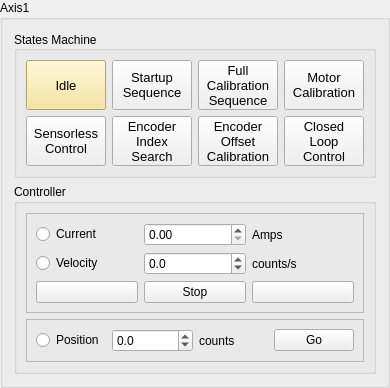
           <widget class="QGroupBox" name="groupBox_14">
            <property name="title">
             <string>Axis1</string>
            </property>
            <layout class="QGridLayout" name="gridLayout_117">
             <item row="1" column="0">
              <widget class="QGroupBox" name="axis1_groupBox_statesMachine">
               <property name="title">
                <string>States Machine</string>
               </property>
               <property name="alignment">
                <set>Qt::AlignLeading|Qt::AlignLeft|Qt::AlignVCenter</set>
               </property>
               <layout class="QGridLayout" name="gridLayout_77">
                <item row="0" column="0">
                 <layout class="QGridLayout" name="gridLayout_78">
                  <item row="0" column="0">
                   <widget class="QPushButton" name="axis1_pushButton_idle">
                    <property name="minimumSize">
                     <size>
                      <width>80</width>
                      <height>50</height>
                     </size>
                    </property>
                    <property name="maximumSize">
                     <size>
                      <width>80</width>
                      <height>50</height>
                     </size>
                    </property>
                    <property name="font">
                     <font>
                      <pointsize>10</pointsize>
                     </font>
                    </property>
                    <property name="autoFillBackground">
                     <bool>false</bool>
                    </property>
                    <property name="styleSheet">
                     <string notr="true">background-color: rgb(246, 224, 143);</string>
                    </property>
                    <property name="text">
                     <string>Idle</string>
                    </property>
                   </widget>
                  </item>
                  <item row="0" column="1">
                   <widget class="QPushButton" name="axis1_pushButton_startupSequence">
                    <property name="minimumSize">
                     <size>
                      <width>80</width>
                      <height>50</height>
                     </size>
                    </property>
                    <property name="maximumSize">
                     <size>
                      <width>80</width>
                      <height>50</height>
                     </size>
                    </property>
                    <property name="font">
                     <font>
                      <pointsize>10</pointsize>
                     </font>
                    </property>
                    <property name="text">
                     <string>Startup
Sequence</string>
                    </property>
                   </widget>
                  </item>
                  <item row="1" column="1">
                   <widget class="QPushButton" name="axis1_pushButton_encoderIndexSearch">
                    <property name="minimumSize">
                     <size>
                      <width>80</width>
                      <height>50</height>
                     </size>
                    </property>
                    <property name="maximumSize">
                     <size>
                      <width>80</width>
                      <height>50</height>
                     </size>
                    </property>
                    <property name="font">
                     <font>
                      <pointsize>10</pointsize>
                     </font>
                    </property>
                    <property name="text">
                     <string>Encoder
Index
Search</string>
                    </property>
                   </widget>
                  </item>
                  <item row="0" column="2">
                   <widget class="QPushButton" name="axis1_pushButton_fullCalibrationSequence">
                    <property name="minimumSize">
                     <size>
                      <width>80</width>
                      <height>50</height>
                     </size>
                    </property>
                    <property name="maximumSize">
                     <size>
                      <width>80</width>
                      <height>50</height>
                     </size>
                    </property>
                    <property name="font">
                     <font>
                      <pointsize>10</pointsize>
                     </font>
                    </property>
                    <property name="text">
                     <string>Full
Calibration
Sequence</string>
                    </property>
                   </widget>
                  </item>
                  <item row="0" column="3">
                   <widget class="QPushButton" name="axis1_pushButton_motorCalibration">
                    <property name="minimumSize">
                     <size>
                      <width>80</width>
                      <height>50</height>
                     </size>
                    </property>
                    <property name="maximumSize">
                     <size>
                      <width>80</width>
                      <height>50</height>
                     </size>
                    </property>
                    <property name="font">
                     <font>
                      <pointsize>10</pointsize>
                     </font>
                    </property>
                    <property name="text">
                     <string>Motor
Calibration</string>
                    </property>
                   </widget>
                  </item>
                  <item row="1" column="0">
                   <widget class="QPushButton" name="axis1_pushButton_sensorlessControl">
                    <property name="minimumSize">
                     <size>
                      <width>80</width>
                      <height>50</height>
                     </size>
                    </property>
                    <property name="maximumSize">
                     <size>
                      <width>80</width>
                      <height>50</height>
                     </size>
                    </property>
                    <property name="font">
                     <font>
                      <pointsize>10</pointsize>
                     </font>
                    </property>
                    <property name="text">
                     <string>Sensorless
Control</string>
                    </property>
                   </widget>
                  </item>
                  <item row="1" column="2">
                   <widget class="QPushButton" name="axis1_pushButton_encoderOffsetCalibration">
                    <property name="minimumSize">
                     <size>
                      <width>80</width>
                      <height>50</height>
                     </size>
                    </property>
                    <property name="maximumSize">
                     <size>
                      <width>80</width>
                      <height>50</height>
                     </size>
                    </property>
                    <property name="font">
                     <font>
                      <pointsize>10</pointsize>
                     </font>
                    </property>
                    <property name="text">
                     <string>Encoder
Offset
Calibration</string>
                    </property>
                   </widget>
                  </item>
                  <item row="1" column="3">
                   <widget class="QPushButton" name="axis1_pushButton_closedLoopControl">
                    <property name="minimumSize">
                     <size>
                      <width>80</width>
                      <height>50</height>
                     </size>
                    </property>
                    <property name="maximumSize">
                     <size>
                      <width>80</width>
                      <height>50</height>
                     </size>
                    </property>
                    <property name="font">
                     <font>
                      <pointsize>10</pointsize>
                     </font>
                    </property>
                    <property name="text">
                     <string>Closed
Loop
Control</string>
                    </property>
                   </widget>
                  </item>
                 </layout>
                </item>
               </layout>
              </widget>
             </item>
             <item row="2" column="0">
              <widget class="QGroupBox" name="groupBox_controller_2">
               <property name="title">
                <string>Controller</string>
               </property>
               <layout class="QGridLayout" name="gridLayout_110">
                <item row="2" column="0" colspan="2">
                 <widget class="QFrame" name="frame_2">
                  <property name="frameShape">
                   <enum>QFrame::StyledPanel</enum>
                  </property>
                  <property name="frameShadow">
                   <enum>QFrame::Raised</enum>
                  </property>
                  <layout class="QGridLayout" name="gridLayout_115">
                   <item row="1" column="2">
                    <widget class="QLabel" name="label_10">
                     <property name="text">
                      <string>counts/s</string>
                     </property>
                    </widget>
                   </item>
                   <item row="2" column="0">
                    <widget class="QPushButton" name="axis1Backward_pushButton">
                     <property name="text">
                      <string/>
                     </property>
                     <property name="icon">
                      <iconset>
                       <normaloff>Icons/Left.png</normaloff>Icons/Left.png</iconset>
                     </property>
                    </widget>
                   </item>
                   <item row="2" column="1">
                    <widget class="QPushButton" name="axis1Stop_pushButton">
                     <property name="text">
                      <string>Stop</string>
                     </property>
                    </widget>
                   </item>
                   <item row="2" column="2">
                    <widget class="QPushButton" name="axis1Forward_pushButton">
                     <property name="text">
                      <string/>
                     </property>
                     <property name="icon">
                      <iconset>
                       <normaloff>Icons/Right.png</normaloff>Icons/Right.png</iconset>
                     </property>
                    </widget>
                   </item>
                   <item row="1" column="1">
                    <widget class="QDoubleSpinBox" name="axis1Velocity_doubleSpinBox">
                     <property name="decimals">
                      <number>1</number>
                     </property>
                     <property name="minimum">
                      <double>-1000000.000000000000000</double>
                     </property>
                     <property name="maximum">
                      <double>1000000.000000000000000</double>
                     </property>
                     <property name="singleStep">
                      <double>1024.000000000000000</double>
                     </property>
                    </widget>
                   </item>
                   <item row="1" column="0">
                    <widget class="QRadioButton" name="axis1Velocity_radioButton">
                     <property name="text">
                      <string>Velocity</string>
                     </property>
                     <attribute name="buttonGroup">
                      <string notr="true">buttonGroup_14</string>
                     </attribute>
                    </widget>
                   </item>
                   <item row="0" column="0">
                    <widget class="QRadioButton" name="axis1Current_radioButton">
                     <property name="text">
                      <string>Current</string>
                     </property>
                     <attribute name="buttonGroup">
                      <string notr="true">buttonGroup_14</string>
                     </attribute>
                    </widget>
                   </item>
                   <item row="0" column="1">
                    <widget class="QDoubleSpinBox" name="axis1Current_doubleSpinBox">
                     <property name="singleStep">
                      <double>0.100000000000000</double>
                     </property>
                    </widget>
                   </item>
                   <item row="0" column="2">
                    <widget class="QLabel" name="label_11">
                     <property name="text">
                      <string>Amps</string>
                     </property>
                    </widget>
                   </item>
                  </layout>
                 </widget>
                </item>
                <item row="5" column="0" colspan="2">
                 <widget class="QFrame" name="frame_7">
                  <property name="frameShape">
                   <enum>QFrame::StyledPanel</enum>
                  </property>
                  <property name="frameShadow">
                   <enum>QFrame::Raised</enum>
                  </property>
                  <layout class="QGridLayout" name="gridLayout_116">
                   <item row="0" column="2">
                    <widget class="QLabel" name="label_12">
                     <property name="text">
                      <string>counts</string>
                     </property>
                    </widget>
                   </item>
                   <item row="0" column="1">
                    <widget class="QDoubleSpinBox" name="axis1Position_doubleSpinBox">
                     <property name="decimals">
                      <number>1</number>
                     </property>
                     <property name="minimum">
                      <double>-100000.000000000000000</double>
                     </property>
                     <property name="maximum">
                      <double>100000.000000000000000</double>
                     </property>
                     <property name="singleStep">
                      <double>1024.000000000000000</double>
                     </property>
                    </widget>
                   </item>
                   <item row="0" column="0">
                    <widget class="QRadioButton" name="axis1Position_radioButton">
                     <property name="text">
                      <string>Position</string>
                     </property>
                     <attribute name="buttonGroup">
                      <string notr="true">buttonGroup_14</string>
                     </attribute>
                    </widget>
                   </item>
                   <item row="0" column="3">
                    <widget class="QPushButton" name="axis1PositionGo_pushButton">
                     <property name="text">
                      <string>Go</string>
                     </property>
                    </widget>
                   </item>
                  </layout>
                 </widget>
                </item>
               </layout>
              </widget>
             </item>
            </layout>
           </widget>
